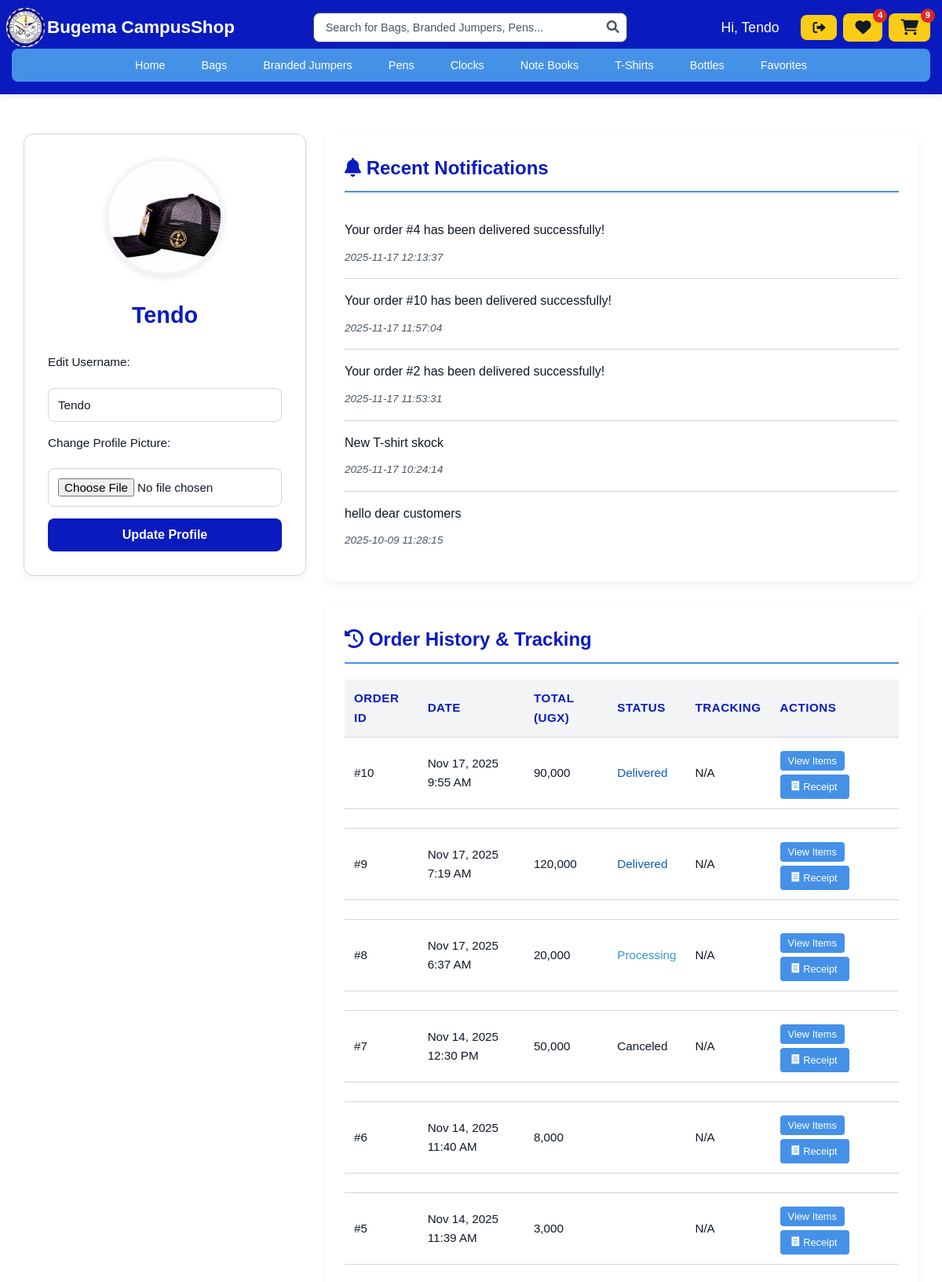
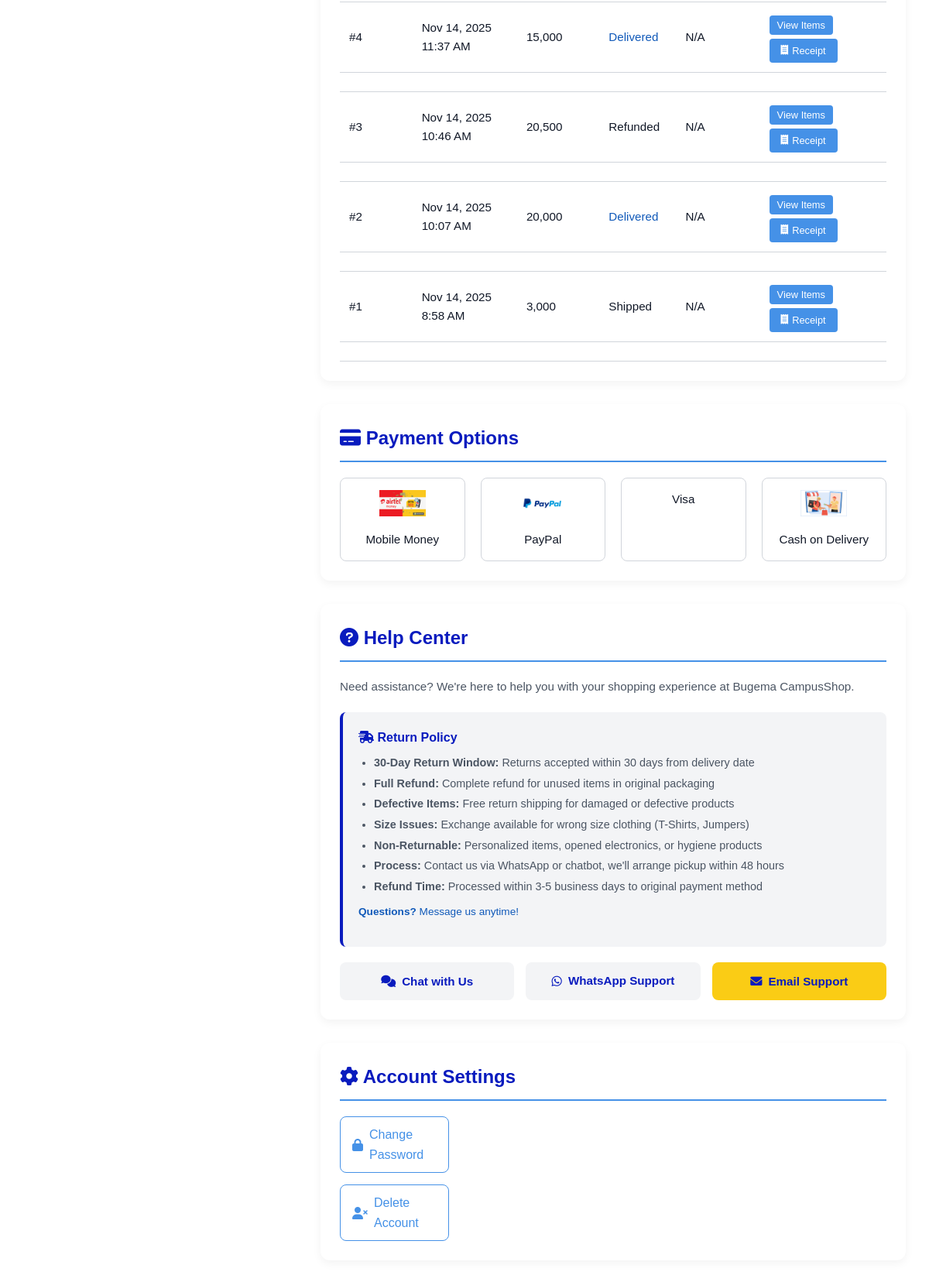
The app's page /profile.php (signed in) with its own data (2 pictures, top to bottom).
### tables this page shows
CREATE TABLE `users` (
  `id` int(11) NOT NULL,
  `username` varchar(50) NOT NULL,
  `password` varchar(255) NOT NULL,
  `role` enum('admin','manager','staff','student','lecturer','customer') DEFAULT 'customer',
  `email` varchar(100) DEFAULT NULL,
  `first_name` varchar(100) DEFAULT NULL,
  `last_name` varchar(100) DEFAULT NULL,
  `phone` varchar(20) DEFAULT NULL,
  `address` text DEFAULT NULL,
  `profile_picture` varchar(255) DEFAULT NULL,
  `reset_token` varchar(255) DEFAULT NULL,
  `reset_expires` datetime DEFAULT NULL,
  `created_at` timestamp NOT NULL DEFAULT current_timestamp(),
  `updated_at` timestamp NOT NULL DEFAULT current_timestamp() ON UPDATE current_timestamp()
);

CREATE TABLE `notifications` (
  `id` int(11) NOT NULL,
  `user_id` int(11) DEFAULT NULL,
  `message` text NOT NULL,
  `created_at` datetime NOT NULL
);

CREATE TABLE `orders` (
  `id` int(11) NOT NULL,
  `order_number` varchar(50) DEFAULT NULL,
  `user_id` int(11) NOT NULL,
  `order_date` datetime NOT NULL,
  `total_amount` decimal(10,2) NOT NULL,
  `payment_method` varchar(50) NOT NULL DEFAULT 'Unknown',
  `shipping_address` text DEFAULT NULL,
  `billing_address` text DEFAULT NULL,
  `shipping_method` varchar(100) DEFAULT NULL,
  `tracking_number` varchar(50) DEFAULT NULL,
  `notes` text DEFAULT NULL,
  `status` enum('New','Pending Payment','Processing','Shipped','Delivered','Canceled','Refunded') DEFAULT 'New',
  `payment_status` enum('Pending','Completed','Failed','Refunded') DEFAULT 'Pending',
  `updated_at` timestamp NOT NULL DEFAULT current_timestamp() ON UPDATE current_timestamp(),
  `created_at` timestamp NOT NULL DEFAULT current_timestamp()
);

### profile.php (the view, shortened to what this page needs)
<?php
include 'db_connect.php';
$user_id = $_SESSION['user_id'];
$stmt = $conn->prepare("SELECT username, profile_picture FROM users WHERE id = ?");
$stmt->bind_param("i", $user_id);
$stmt->execute();
$user = $stmt->get_result()->fetch_assoc();
        ?>
        <?php
$notifications = [];
$stmt = $conn->prepare("SELECT message, created_at FROM notifications WHERE user_id = ? OR user_id IS NULL ORDER BY created_at DESC LIMIT 5");
if ($stmt) {
    $stmt->bind_param("i", $user_id);
    $stmt->execute();
    $notifications = $stmt->get_result()->fetch_all(MYSQLI_ASSOC);
}
$orders = [];
try {
    $table_check = $conn->query("SHOW TABLES LIKE 'orders'");
    if ($table_check->num_rows > 0) {
        $stmt = $conn->prepare("SELECT o.id, o.order_date, o.total_amount, o.status, o.payment_method, o.tracking_number
                               FROM orders o
                               WHERE o.user_id = ?
                               ORDER BY o.order_date DESC
                               LIMIT 10");
        if ($stmt) {
            $stmt->bind_param("i", $user_id);
            if ($stmt->execute()) {
                $orders_result = $stmt->get_result();
                $orders = $orders_result->fetch_all(MYSQLI_ASSOC);
            } else {
                error_log("Error executing orders query: " . $stmt->error);
            }
        } else {
            error_log("Failed to prepare orders query: " . $conn->error);
        }
    } else {
        error_log("Orders table does not exist");
    }
} catch (Exception $e) {
    error_log("Error fetching orders: " . $e->getMessage());
}
$favorites_count = 0;
$stmt = $conn->prepare("SELECT COUNT(*) as count FROM favorites WHERE user_id = ?");
if ($stmt) {
    $stmt->bind_param("i", $user_id);
    $stmt->execute();
    $favorites_count = $stmt->get_result()->fetch_assoc()['count'];
}
$cart_count = 0;
$stmt = $conn->prepare("SELECT SUM(quantity) as count FROM cart WHERE user_id = ?");
if ($stmt) {
    $stmt->bind_param("i", $user_id);
    $stmt->execute();
    $cart_result = $stmt->get_result()->fetch_assoc();
    $cart_count = $cart_result['count'] ?? 0;
}
?>
<!DOCTYPE html>
<html lang="en">
<head>
    <link href="https://cdnjs.cloudflare.com/ajax/libs/font-awesome/6.0.0/css/all.min.css" rel="stylesheet">
</head>
<body>
    <header>
        <div class="container">
            <div class="header-top">
                <div class="logo">
                    <div class="logo-icon">
                        <img style="height: 50px; width: 50px; border-radius:25px;" src="images/download.png" alt="Bugema CampusShop Logo">
                    </div>
                    <span>Bugema CampusShop</span>
                </div>
                <div class="search-bar">
                    <input type="text" class="search-input" placeholder="Search for Bags, Branded Jumpers, Pens...">
                    <button class="search-btn"><i class="fas fa-search"></i></button>
                </div>
                <div class="header-actions">
                    <span class="username"><a href="profile.php">Hi, <?php echo htmlspecialchars($_SESSION['username']); ?></a></span>
                    <a href="logout.php" class="header-btn"><i class="fas fa-sign-out-alt"></i></a>
                    <a href="favorites.php" class="header-btn favorites-btn">
                        <i class="fas fa-heart"></i>
                        <span class="favorites-count"><?php echo $favorites_count; ?></span>
                    </a>
                    <a href="cart.php" class="header-btn cart-btn">
                        <i class="fas fa-shopping-cart"></i>
                        <span class="cart-count"><?php echo $cart_count; ?></span>
                    </a>
                </div>
            </div>
            <nav>
                <ul class="nav-links">
                    <li><a href="index.php">Home</a></li>
                    <li><a href="Bags.php">Bags</a></li>
                    <li><a href="Branded Jumpers.php">Branded Jumpers</a></li>
                    <li><a href="Pens.php">Pens</a></li>
                    <li><a href="Wall Clocks.php">Clocks</a></li>
                    <li><a href="Note Books.php">Note Books</a></li>
                    <li><a href="T-Shirts.php">T-Shirts</a></li>
                    <li><a href="Bottles.php">Bottles</a></li>
                    <li><a href="favorites.php">Favorites</a></li>
                </ul>
            </nav>
        </div>
    </header>
    <section class="profile-container">
        <div class="profile-left">
            <center>
                <img src="<?= htmlspecialchars($user['profile_picture'] ?? 'default-avatar.png'); ?>" alt="Profile Picture" onerror="this.src='default-avatar.png'">
                <h2><?= htmlspecialchars($user['username']); ?></h2>
            </center>
            <form method="POST" enctype="multipart/form-data">
                <label for="username">Edit Username:</label>
                <input type="text" name="username" id="username" value="<?= htmlspecialchars($user['username']); ?>">
                <label for="profile_picture">Change Profile Picture:</label>
                <input type="file" name="profile_picture" id="profile_picture" accept="image/*">
                <button type="submit" name="update_profile">Update Profile</button>
            </form>
        </div>
        <div class="profile-right">
            <div class="section">
                <h3><i class="fas fa-bell"></i> Recent Notifications</h3>
                <?php if (!empty($notifications)): ?>
                    <?php foreach ($notifications as $note): ?>
                        <div class="notification">
                            <p><?= htmlspecialchars($note['message']); ?></p>
                            <small><?= htmlspecialchars($note['created_at']); ?></small>
                        </div>
                    <?php endforeach; ?>
                <?php else: ?>
                    <p>No notifications found.</p>
                <?php endif; ?>
            </div>
            <div class="section">
                <h3><i class="fas fa-history"></i> Order History & Tracking</h3>
                <?php if (!empty($orders)): ?>
                    <div class="table-container">
                        <table>
                            <thead>
                                <tr>
                                    <th>Order ID</th>
                                    <th>Date</th>
                                    <th>Total (UGX)</th>
                                    <th>Status</th>
                                    <th>Tracking</th>
                                    <th>Actions</th>
                                </tr>
                            </thead>
                            <tbody>
                                <?php foreach ($orders as $order): ?>
                                    <tr>
                                        <td>#<?= htmlspecialchars($order['id']); ?></td>
                                        <td><?= htmlspecialchars(date('M j, Y g:i A', strtotime($order['order_date']))); ?></td>
                                        <td><?= htmlspecialchars(number_format($order['total_amount'], 0)); ?></td>
                                        <td>
                                            <span class="status-<?= htmlspecialchars(strtolower($order['status'])); ?>">
                                                <?= htmlspecialchars(ucfirst($order['status'])); ?>
                                            </span>
                                        </td>
                                        <td>
                                            <?php if (!empty($order['tracking_number'])): ?>
                                                <span class="tracking-number"><?= htmlspecialchars($order['tracking_number']); ?></span>
                                            <?php else: ?>
                                                <span>N/A</span>
                                            <?php endif; ?>
                                        </td>
                                        <td>
                                            <div class="order-actions">
                                                <button class="toggle-order-details" data-order-id="<?= $order['id']; ?>">
                                                    View Items
                                                </button>
                                                <form method="POST" style="display: inline;">
                                                    <button type="submit" name="generate_receipt" class="receipt-btn" style="margin-top: 0;">
                                                        <i class="fas fa-receipt"></i> Receipt
                                                    </button>
                                                </form>
                                            </div>
                                        </td>
                                    </tr>
                                    <tr>
                                        <td colspan="6">
                                        </td>
                                    </tr>
                                <?php endforeach; ?>
                            </tbody>
                        </table>
                    </div>
                <?php endif; ?>
            </div>
            <div class="section">
                <h3><i class="fas fa-credit-card"></i> Payment Options</h3>
                <div class="payment-options">
                    <div class="payment-option">
                        <img src="images/mobile money.png" alt="Mobile Money" onerror="this.style.display='none'">
                        <p>Mobile Money</p>
                    </div>
                    <div class="payment-option">
                        <img src="images/paypal.png" alt="PayPal" onerror="this.style.display='none'">
                        <p>PayPal</p>
                    </div>
                    <div class="payment-option">
                        <p>Visa</p>
                    </div>
                    <div class="payment-option">
                        <img src="images/pay on delivery.jpeg" alt="Cash on Delivery" onerror="this.style.display='none'">
                        <p>Cash on Delivery</p>
                    </div>
                </div>
            </div>
            <div class="section">
                <h3><i class="fas fa-question-circle"></i> Help Center</h3>
                <div class="help-center">
                    <p>Need assistance? We're here to help you with your shopping experience at Bugema CampusShop.</p>
                    <div class="return-policy">
                        <h5><i class="fas fa-shipping-fast"></i> Return Policy</h5>
                        <ul>
                            <li><strong>30-Day Return Window:</strong> Returns accepted within 30 days from delivery date</li>
                            <li><strong>Full Refund:</strong> Complete refund for unused items in original packaging</li>
                            <li><strong>Defective Items:</strong> Free return shipping for damaged or defective products</li>
                            <li><strong>Size Issues:</strong> Exchange available for wrong size clothing (T-Shirts, Jumpers)</li>
                            <li><strong>Non-Returnable:</strong> Personalized items, opened electronics, or hygiene products</li>
                            <li><strong>Process:</strong> Contact us via WhatsApp or chatbot, we'll arrange pickup within 48 hours</li>
                            <li><strong>Refund Time:</strong> Processed within 3-5 business days to original payment method</li>
                        </ul>
                        <p style="font-size: 0.85rem; color: var(--success-green); margin-top: 10px;">
                            <strong>Questions?</strong> Message us anytime!
                        </p>
                    </div>
                    <div class="help-center-buttons">
                        <button class="chatbot-btn" id="chatbot-btn">
                            <i class="fas fa-comments"></i> Chat with Us
                        </button>
                        <a href="https://wa.me/+256755087665" target="_blank" class="chatbot-btn">
                            <i class="fab fa-whatsapp"></i> WhatsApp Support
                        </a>
                        <button class="chatbot-btn" onclick="window.open('mailto:campusshop@bugemauniv.ac.ug')" style="background: var(--accent-yellow);">
                            <i class="fas fa-envelope"></i> Email Support
                        </button>
                    </div>
                </div>
            </div>
            <div class="section">
                <h3><i class="fas fa-cog"></i> Account Settings</h3>
                <div class="account-settings">
                    <a href="change_password.php">
                        <i class="fas fa-lock"></i> Change Password
                    </a>
                    <a href="delete_account.php">
                        <i class="fas fa-user-times"></i> Delete Account
                    </a>
                </div>
            </div>
        </div>
    </section>
</body>
</html>

### records on screen
users: profile_picture (picture), username "Tendo"
notifications: message "Your order #4 has been delivered successfully!", created_at "2025-11-17 12:13:37"
notifications: message "Your order #10 has been delivered successfully!", created_at "2025-11-17 11:57:04"
notifications: message "Your order #2 has been delivered successfully!", created_at "2025-11-17 11:53:31"
notifications: message "New T-shirt skock", created_at "2025-11-17 10:24:14"
notifications: message "hello dear customers", created_at "2025-10-09 11:28:15"
orders: id "10", order_date "Nov 17, 2025 9:55 AM", total_amount "90,000", status "Delivered", shows "N/A"
orders: id "9", order_date "Nov 17, 2025 7:19 AM", total_amount "120,000", status "Delivered", shows "N/A"
orders: id "8", order_date "Nov 17, 2025 6:37 AM", total_amount "20,000", status "Processing", shows "N/A"
orders: id "7", order_date "Nov 14, 2025 12:30 PM", total_amount "50,000", status "Canceled", shows "N/A"
orders: id "6", order_date "Nov 14, 2025 11:40 AM", total_amount "8,000", shows "N/A"
orders: id "5", order_date "Nov 14, 2025 11:39 AM", total_amount "3,000", shows "N/A"
orders: id "4", order_date "Nov 14, 2025 11:37 AM", total_amount "15,000", status "Delivered", shows "N/A"
orders: id "3", order_date "Nov 14, 2025 10:46 AM", total_amount "20,500", status "Refunded", shows "N/A"
orders: id "2", order_date "Nov 14, 2025 10:07 AM", total_amount "20,000", status "Delivered", shows "N/A"
orders: id "1", order_date "Nov 14, 2025 8:58 AM", total_amount "3,000", status "Shipped", shows "N/A"

### other values on screen
$_SESSION['username'] "Tendo"
$favorites_count "4"
$cart_count "9"
